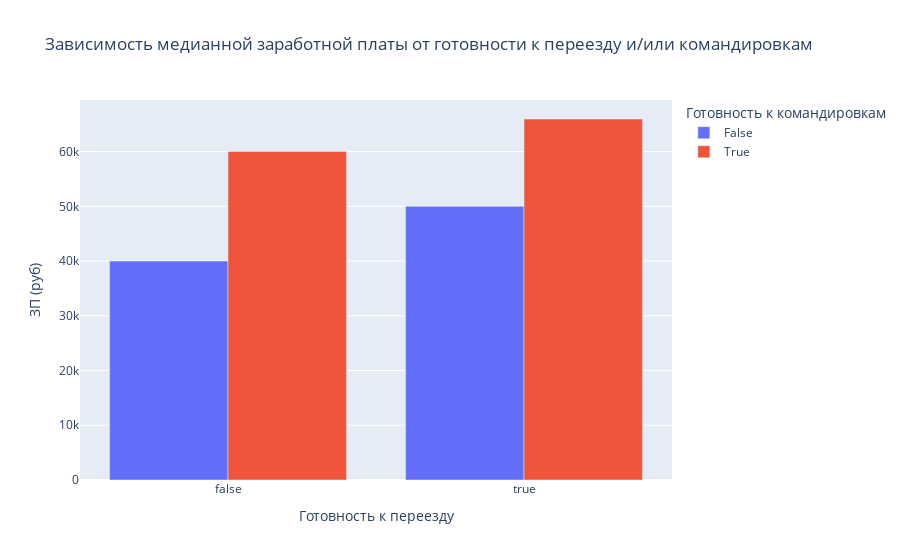

Notebook cell for this chart:
### Markdown cell above
6. Постройте многоуровневую столбчатую диаграмму, которая показывает зависимость медианной заработной платы («ЗП (руб)») от признаков «Готовность к переезду» и «Готовность к командировкам». Проанализируйте график, сравнив уровень заработной платы по категориям.
- Чему равна желаемая медианная заработная плата соискателей, готовых и к переезду, и к командировкам? Ответ приведите в тысячах, округлив до целого (например, 45).

### Code cell
# Расчет медианной заработной платы по соискателям готовм и к переезду и к командировкам
hh_df_5 = hh_df.groupby(by=['Готовность к переезду','Готовность к командировкам'], as_index=False)['ЗП (руб)'].median()
print(hh_df_5)

# Построение диаграммы
fig = px.bar(
    hh_df_5,
    x='Готовность к переезду',
    y='ЗП (руб)',
    color="Готовность к командировкам",
    barmode='group',
    title='Зависимость медианной заработной платы от готовности к переезду и/или командировкам'
)
fig.show()
fig.write_html("plotly/6_med.salary_move.html")

### Figure 1 — Plotly figure (JSON) as saved in the notebook; plotly's stock layout.template omitted (floating-point values rounded to 4 significant figures)
{"data": [{"alignmentgroup": "True", "hovertemplate": "Готовность к командировкам=False<br>Готовность к переезду=%{x}<br>ЗП (руб)=%{y}<extra></extra>", "legendgroup": "False", "marker": {"color": "#636efa", "pattern": {"shape": ""}}, "name": "False", "offsetgroup": "False", "orientation": "v", "showlegend": true, "textposition": "auto", "type": "bar", "x": [false, true], "xaxis": "x", "y": [40000, 50000], "yaxis": "y"}, {"alignmentgroup": "True", "hovertemplate": "Готовность к командировкам=True<br>Готовность к переезду=%{x}<br>ЗП (руб)=%{y}<extra></extra>", "legendgroup": "True", "marker": {"color": "#EF553B", "pattern": {"shape": ""}}, "name": "True", "offsetgroup": "True", "orientation": "v", "showlegend": true, "textposition": "auto", "type": "bar", "x": [false, true], "xaxis": "x", "y": [60000, 65948], "yaxis": "y"}], "layout": {"barmode": "group", "legend": {"title": {"text": "Готовность к командировкам"}, "tracegroupgap": 0}, "title": {"text": "Зависимость медианной заработной платы от готовности к переезду и/или командировкам"}, "xaxis": {"anchor": "y", "domain": [0, 1], "title": {"text": "Готовность к переезду"}}, "yaxis": {"anchor": "x", "domain": [0, 1], "title": {"text": "ЗП (руб)"}}}}
